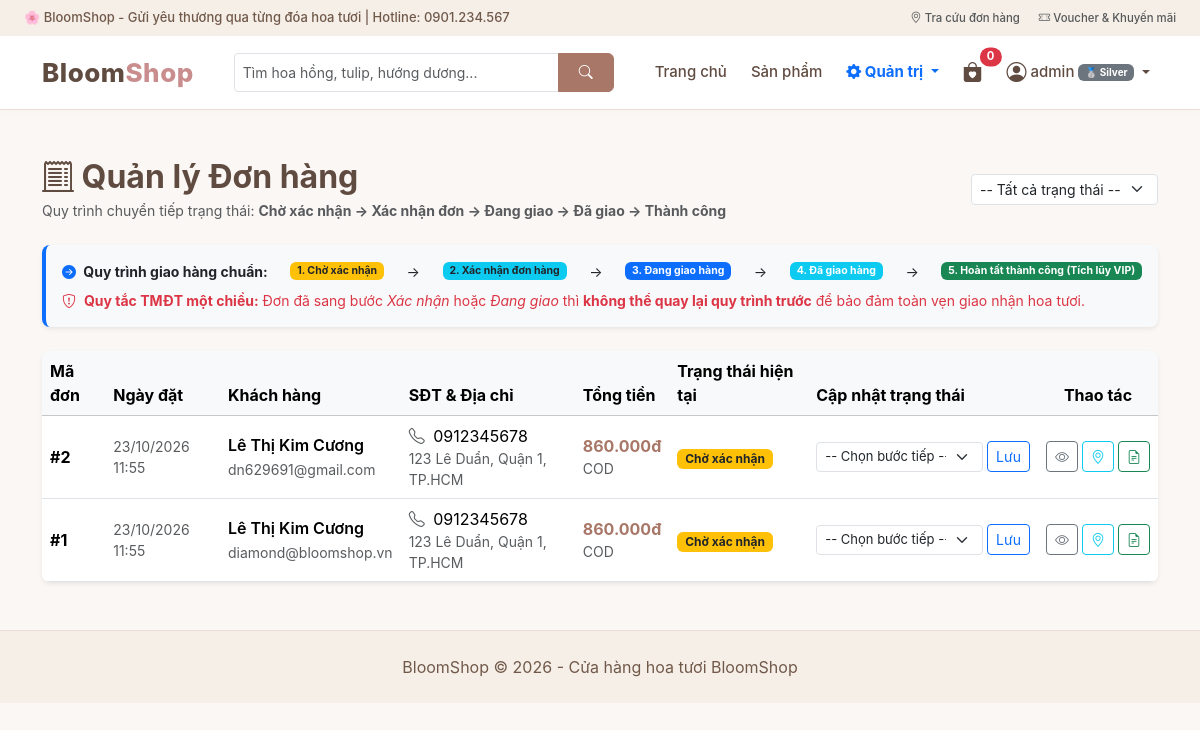
/index.php?act=quanlydonhang (signed in), run on an earlier commit of the app's database.
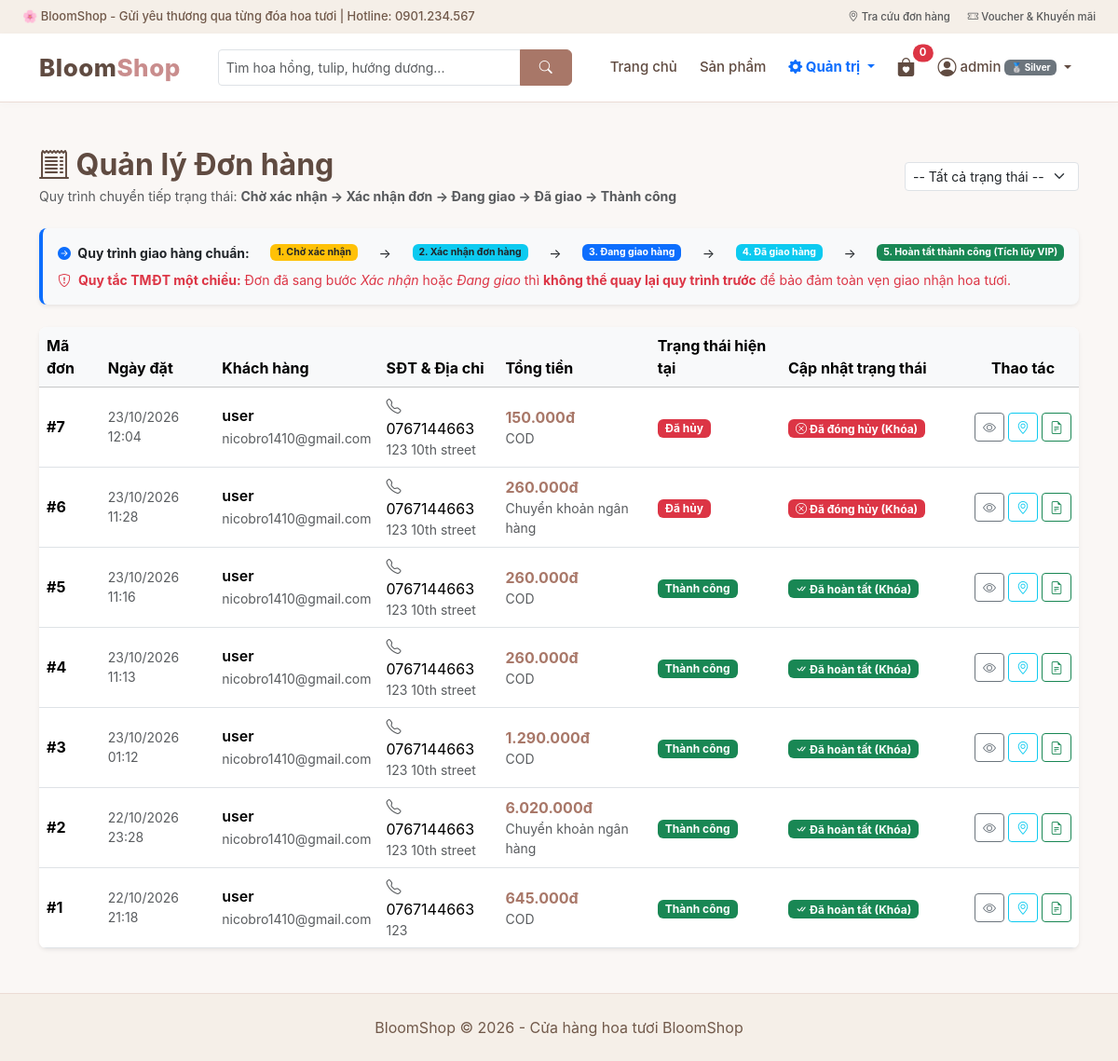
And on a later commit of the database.
### tables this page shows
CREATE TABLE `donhang` (
  `id` int(11) NOT NULL AUTO_INCREMENT,
  `user_id` int(11) DEFAULT NULL,
  `customer_name` varchar(100) NOT NULL,
  `customer_email` varchar(100) NOT NULL,
  `customer_phone` varchar(20) NOT NULL,
  `customer_address` varchar(255) NOT NULL,
  `note` text DEFAULT NULL,
  `subtotal` decimal(12,2) NOT NULL DEFAULT 0.00,
  `voucher_code` varchar(50) DEFAULT NULL,
  `discount_amount` decimal(12,2) DEFAULT 0.00,
  `total_price` decimal(12,2) NOT NULL,
  `payment_method` varchar(50) DEFAULT 'COD',
  `status` enum('cho_xac_nhan','xac_nhan','dang_giao','da_giao','thanh_cong','da_huy','yeu_cau_tra','da_tra_hang','tu_choi_tra') NOT NULL DEFAULT 'cho_xac_nhan',
  `created_at` datetime DEFAULT current_timestamp(),
  `updated_at` datetime DEFAULT current_timestamp() ON UPDATE current_timestamp(),
  `stock_deducted` tinyint(1) NOT NULL DEFAULT 0,
  `inventory_restored` tinyint(1) NOT NULL DEFAULT 0,
  `voucher_restored` tinyint(1) NOT NULL DEFAULT 0,
  `return_reason` text DEFAULT NULL,
  `return_requested_at` datetime DEFAULT NULL,
  PRIMARY KEY (`id`),
  KEY `user_id` (`user_id`),
  CONSTRAINT `donhang_ibfk_1` FOREIGN KEY (`user_id`) REFERENCES `users` (`id`) ON DELETE SET NULL
);

### controller/BaseController.php (called while the page is built, shortened)
<?php
class BaseController
{
    public function renderView($view_file, $data_truyen = [])
    {
        extract($data_truyen);
        include __DIR__ . "/../view/header.php";
        include __DIR__ . "/../view/" . $view_file;
        include __DIR__ . "/../view/footer.php";
        exit;
    }
}

### controller/QuanTriController.php (called while the page is built, shortened)
<?php
require_once __DIR__ . '/BaseController.php';
require_once __DIR__ . '/../model/DonHangModel.php';
class QuanTriController extends BaseController
{
    private $donHangModel;
    public function __construct()
    {
        $this->donHangModel = new DonHangModel();
    }
    public function quanLyDonHang()
    {
        $status = $this->get('status', '');
        $danhsach_dh = $this->donHangModel->getAllOrders($status);
        $this->renderView('admin_donhang.php', ['danhsach_dh' => $danhsach_dh]);
    }
}

### model/BaseModel.php (called while the page is built, shortened)
<?php
class BaseModel extends database
{
    private static $cached_conn = null;
    protected function get_conn()
    {
        if (self::$cached_conn === null) {
            self::$cached_conn = $this->connection_database();
        }
        return self::$cached_conn;
    }
    public function queryAll($sql, $params = [])
    {
        $conn = $this->get_conn();
        $stmt = $conn->prepare($sql);
        $stmt->execute($params);
        return $stmt->fetchAll(PDO::FETCH_ASSOC);
    }
    public function readitem($sql, $params = [])
    {
        return $this->queryAll($sql, $params);
    }
}

### model/DonHangModel.php (called while the page is built, shortened)
<?php
require_once __DIR__ . '/BaseModel.php';
class DonHangModel extends BaseModel
{
    public function getAllOrders($status = '')
    {
        $where = "1=1";
        $params = [];
        return $this->readitem("SELECT * FROM donhang WHERE $where ORDER BY id DESC", $params);
    }
}

### view/admin_donhang.php (the view, shortened to what the changed rows need)
<div class="container my-5">
    <div class="d-flex justify-content-between align-items-center mb-4 flex-wrap gap-2">
        <div>
            <h2 class="fw-bold mb-1" style="color: #604b41;">
                <i class="bi bi-receipt-cutoff"></i> Quản lý Đơn hàng
            </h2>
        </div>
    </div>
    <div class="card border-0 shadow-sm rounded-3 overflow-hidden bg-white">
        <div class="table-responsive">
            <table class="table table-hover align-middle mb-0">
                <thead class="table-light">
                    <tr>
                        <th>Mã đơn</th>
                        <th>Ngày đặt</th>
                        <th>Khách hàng</th>
                        <th>SĐT & Địa chỉ</th>
                        <th>Tổng tiền</th>
                        <th>Trạng thái hiện tại</th>
                        <th style="min-width: 200px;">Cập nhật trạng thái</th>
                        <th class="text-center">Thao tác</th>
                    </tr>
                </thead>
                <tbody>
                    <?php if (!empty($danhsach_dh)) { foreach ($danhsach_dh as $dh) {
                        $st = $dh['status'];
                    ?>
                        <tr>
                            <td class="fw-bold">#<?= $dh['id'] ?></td>
                            <td class="small text-muted"><?= date('d/m/Y H:i', strtotime($dh['created_at'])) ?></td>
                            <td>
                                <div class="fw-semibold"><?= htmlspecialchars($dh['customer_name']) ?></div>
                                <small class="text-muted"><?= htmlspecialchars($dh['customer_email']) ?></small>
                            </td>
                            <td>
                                <div><i class="bi bi-telephone text-muted me-1"></i> <?= htmlspecialchars($dh['customer_phone']) ?></div>
                                <div class="small text-muted" style="max-width: 200px;"><?= htmlspecialchars($dh['customer_address']) ?></div>
                            </td>
                            <td>
                                <span class="fw-bold price-text"><?= number_format($dh['total_price'], 0, ',', '.') ?>đ</span>
                                <div class="small text-muted"><?= htmlspecialchars($dh['payment_method']) ?></div>
                            </td>
                            <td>
                                <?php
                                    $badge = 'bg-secondary'; $txt = $st;
                                    if ($st == 'cho_xac_nhan') { $badge = 'bg-warning text-dark'; $txt = 'Chờ xác nhận'; }
                                    elseif ($st == 'xac_nhan') { $badge = 'bg-info text-dark'; $txt = 'Xác nhận đơn hàng'; }
                                    elseif ($st == 'dang_giao') { $badge = 'bg-primary'; $txt = 'Đang giao'; }
                                    elseif ($st == 'da_giao') { $badge = 'bg-info text-white'; $txt = 'Đã giao'; }
                                    elseif ($st == 'thanh_cong') { $badge = 'bg-success'; $txt = 'Thành công'; }
                                    elseif ($st == 'yeu_cau_tra') { $badge='bg-warning text-dark'; $txt='Chờ duyệt trả hàng'; }
                                    elseif ($st == 'da_tra_hang') { $badge='bg-secondary'; $txt='Đã trả hàng'; }
                                    elseif ($st == 'tu_choi_tra') { $badge='bg-danger'; $txt='Từ chối trả hàng'; }
                                    elseif ($st == 'da_huy') { $badge = 'bg-danger'; $txt = 'Đã hủy'; }
                                ?>
                                <span class="badge <?= $badge ?> px-2 py-1"><?= $txt ?></span>
                            </td>
                            <td>
                                <?php
                                    $next_steps = [];
                                    if ($st == 'cho_xac_nhan') {
                                        $next_steps = [
                                            'xac_nhan' => '👉 Xác nhận đơn hàng',
                                            'da_huy'   => '❌ Hủy đơn hàng'
                                        ];
                                    } elseif ($st == 'xac_nhan') {
                                        $next_steps = [
                                            'dang_giao' => '🚚 Bắt đầu giao (Đang giao)',
                                            'da_huy'    => '❌ Hủy đơn hàng'
                                        ];
                                    } elseif ($st == 'dang_giao') {
                                        $next_steps = [
                                            'da_giao' => '📦 Đã giao hàng thành công',
                                            'da_huy'  => '❌ Giao thất bại / Hủy đơn'
                                        ];
                                    } elseif ($st == 'da_giao') {
                                        $next_steps = [
                                            'thanh_cong' => '🎉 Xác nhận Thành công (Chốt đơn)'
                                        ];
                                    }
                                ?>
                                <?php if (!empty($next_steps)) { ?>
                                    <form method="POST" action="index.php?act=doitrangthaidonhang" class="d-flex gap-1 align-items-center">
                                        <select name="new_status" class="form-select form-select-sm" style="font-size: 13px;" required>
                                            <option value="" disabled selected>-- Chọn bước tiếp --</option>
                                        </select>
                                        <button type="submit" name="capnhat_tt" class="btn btn-outline-primary btn-sm" title="Lưu chuyển tiếp trạng thái">
                                            Lưu
                                        </button>
                                    </form>
                                <?php } elseif ($st == 'thanh_cong') { ?>
                                    <span class="badge bg-success py-1 px-2"><i class="bi bi-check-all"></i> Đã hoàn tất (Khóa)</span>
                                <?php } elseif ($st == 'da_huy') { ?>
                                    <span class="badge bg-danger py-1 px-2"><i class="bi bi-x-circle"></i> Đã đóng hủy (Khóa)</span>
                                <?php } ?>
                            </td>
                            <td class="text-center">
                                <div class="d-flex gap-1 justify-content-center">
                                    <a href="index.php?act=chitietdonhang&id=<?= $dh['id'] ?>" class="btn btn-outline-secondary btn-sm" title="Xem chi tiết đơn">
                                        <i class="bi bi-eye"></i>
                                    </a>
                                    <a href="index.php?act=theodoigiaohang&id=<?= $dh['id'] ?>" class="btn btn-outline-info btn-sm" title="Xem hành trình">
                                        <i class="bi bi-geo-alt"></i>
                                    </a>
                                    <a href="index.php?act=inhoadon&id=<?= $dh['id'] ?>" target="_blank" class="btn btn-outline-success btn-sm" title="In / Xem hóa đơn">
                                        <i class="bi bi-file-earmark-text"></i>
                                    </a>
                                </div>
                            </td>
                        </tr>
                    <?php }} else { ?>
                        <tr>
                            <td colspan="8" class="text-center py-4 text-muted">Không có đơn hàng nào phù hợp.</td>
                        </tr>
                    <?php } ?>
                </tbody>
            </table>
        </div>
    </div>
</div>

What changed in the data, as far as the page shows it:
added donhang: id "7", created_at "23/10/2026 12:04", customer_name "user", customer_email "nicobro1410@gmail.com", customer_phone "0767144663", customer_address "123 10th street", total_price "150.000", payment_method "COD", status "Đã hủy", shows "Đã đóng hủy (Khóa)"
added donhang: id "6", created_at "23/10/2026 11:28", customer_name "user", customer_email "nicobro1410@gmail.com", customer_phone "0767144663", customer_address "123 10th street", total_price "260.000", payment_method "Chuyển khoản ngân hàng", status "Đã hủy", shows "Đã đóng hủy (Khóa)"
added donhang: id "5", created_at "23/10/2026 11:16", customer_name "user", customer_email "nicobro1410@gmail.com", customer_phone "0767144663", customer_address "123 10th street", total_price "260.000", payment_method "COD", status "Thành công", shows "Đã hoàn tất (Khóa)"
added donhang: id "4", created_at "23/10/2026 11:13", customer_name "user", customer_email "nicobro1410@gmail.com", customer_phone "0767144663", customer_address "123 10th street", total_price "260.000", payment_method "COD", status "Thành công", shows "Đã hoàn tất (Khóa)"
added donhang: id "3", created_at "23/10/2026 01:12", customer_name "user", customer_email "nicobro1410@gmail.com", customer_phone "0767144663", customer_address "123 10th street", total_price "1.290.000", payment_method "COD", status "Thành công", shows "Đã hoàn tất (Khóa)"
changed donhang id 2: created_at "23/10/2026 11:55" → "22/10/2026 23:28"; customer_name "Lê Thị Kim Cương" → "user"; customer_email "dn629691@gmail.com" → "nicobro1410@gmail.com"; customer_phone "0912345678" → "0767144663"; customer_address "123 Lê Duẩn, Quận 1, TP.HCM" → "123 10th street"; total_price "860.000" → "6.020.000"; payment_method "COD" → "Chuyển khoản ngân hàng"; status "Chờ xác nhận" → "Thành công"; new_status "-- Chọn bước tiếp --" → (not shown); now shows "Đã hoàn tất (Khóa)"
changed donhang id 1: created_at "23/10/2026 11:55" → "22/10/2026 21:18"; customer_name "Lê Thị Kim Cương" → "user"; customer_email "diamond@bloomshop.vn" → "nicobro1410@gmail.com"; customer_phone "0912345678" → "0767144663"; customer_address "123 Lê Duẩn, Quận 1, TP.HCM" → "123"; total_price "860.000" → "645.000"; status "Chờ xác nhận" → "Thành công"; new_status "-- Chọn bước tiếp --" → (not shown); now shows "Đã hoàn tất (Khóa)"
